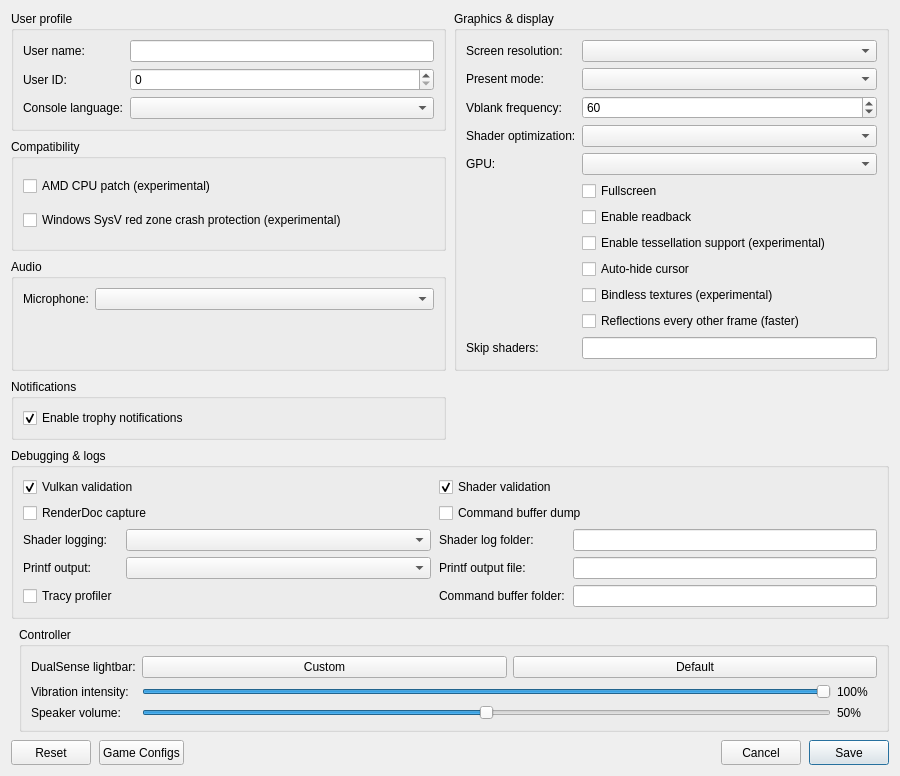
<?xml version="1.0" encoding="UTF-8"?>
<ui version="4.0">
 <class>ConfigurationEditDialog</class>
 <widget class="QDialog" name="ConfigurationEditDialog">
  <property name="geometry">
   <rect>
    <x>0</x>
    <y>0</y>
    <width>900</width>
    <height>620</height>
   </rect>
  </property>
  <property name="windowTitle">
   <string>Settings</string>
  </property>
  <property name="locale">
   <locale language="English" country="UnitedStates"/>
  </property>
  <layout class="QGridLayout" name="gridLayout">
   <property name="horizontalSpacing">
    <number>8</number>
   </property>
   <property name="verticalSpacing">
    <number>8</number>
   </property>
   <item row="0" column="0" colspan="2">
    <layout class="QGridLayout" name="sectionsLayout" columnstretch="1,1">
     <property name="horizontalSpacing">
      <number>8</number>
     </property>
     <property name="verticalSpacing">
      <number>8</number>
     </property>
     <item row="0" column="0">
      <widget class="QGroupBox" name="user_profile_group">
       <property name="title">
        <string>User profile</string>
       </property>
       <layout class="QFormLayout" name="userProfileLayout">
        <property name="fieldGrowthPolicy">
         <enum>QFormLayout::AllNonFixedFieldsGrow</enum>
        </property>
        <item row="0" column="0">
         <widget class="QLabel" name="label_user_name">
          <property name="text"><string>User name:</string></property>
         </widget>
        </item>
        <item row="0" column="1">
         <widget class="MandatoryLineEdit" name="lineEdit_user_name">
          <property name="toolTip"><string>Local user name exposed to games</string></property>
          <property name="clearButtonEnabled"><bool>true</bool></property>
         </widget>
        </item>
        <item row="1" column="0">
         <widget class="QLabel" name="label_user_id">
          <property name="text"><string>User ID:</string></property>
         </widget>
        </item>
        <item row="1" column="1">
         <widget class="QSpinBox" name="spinBox_user_id">
          <property name="toolTip"><string>Local user ID exposed to games</string></property>
          <property name="maximum"><number>2147483647</number></property>
         </widget>
        </item>
        <item row="2" column="0">
         <widget class="QLabel" name="label_console_language">
          <property name="text"><string>Console language:</string></property>
         </widget>
        </item>
        <item row="2" column="1">
         <widget class="QComboBox" name="comboBox_console_language">
          <property name="toolTip"><string>Language</string></property>
         </widget>
        </item>
       </layout>
      </widget>
     </item>
     <item row="2" column="0">
      <widget class="QGroupBox" name="audio_group">
       <property name="title"><string>Audio</string></property>
       <layout class="QFormLayout" name="audioLayout">
        <property name="fieldGrowthPolicy">
         <enum>QFormLayout::AllNonFixedFieldsGrow</enum>
        </property>
        <item row="0" column="0">
         <widget class="QLabel" name="label_audio_input_device">
          <property name="text"><string>Microphone:</string></property>
         </widget>
        </item>
        <item row="0" column="1">
         <widget class="QComboBox" name="comboBox_audio_input_device"/>
        </item>
       </layout>
      </widget>
     </item>
     <item row="0" column="1" rowspan="3">
      <widget class="QGroupBox" name="graphics_group">
       <property name="title">
        <string>Graphics &amp;&amp; display</string>
       </property>
       <layout class="QFormLayout" name="graphicsLayout">
        <property name="fieldGrowthPolicy">
         <enum>QFormLayout::AllNonFixedFieldsGrow</enum>
        </property>
        <item row="0" column="0">
         <widget class="QLabel" name="label_screen_resolution">
          <property name="text"><string>Screen resolution:</string></property>
         </widget>
        </item>
        <item row="0" column="1">
         <widget class="QComboBox" name="comboBox_screen_resolution">
          <property name="toolTip"><string>Window resolution</string></property>
         </widget>
        </item>
        <item row="1" column="0">
         <widget class="QLabel" name="label_present_mode">
          <property name="text"><string>Present mode:</string></property>
         </widget>
        </item>
        <item row="1" column="1">
         <widget class="QComboBox" name="comboBox_present_mode">
          <property name="toolTip"><string>Vulkan swapchain presentation mode</string></property>
         </widget>
        </item>
        <item row="2" column="0">
         <widget class="QLabel" name="label_vblank_frequency">
          <property name="text"><string>Vblank frequency:</string></property>
         </widget>
        </item>
        <item row="2" column="1">
         <widget class="QSpinBox" name="spinBox_vblank_frequency">
          <property name="toolTip"><string>Virtual display refresh rate used for frame pacing</string></property>
          <property name="minimum"><number>30</number></property>
          <property name="maximum"><number>360</number></property>
          <property name="value"><number>60</number></property>
         </widget>
        </item>
        <item row="3" column="0">
         <widget class="QLabel" name="label_shader_optimization">
          <property name="text"><string>Shader optimization:</string></property>
         </widget>
        </item>
        <item row="3" column="1">
         <widget class="QComboBox" name="comboBox_shader_optimization_type">
          <property name="toolTip"><string>Optimize shaders for code size or performance</string></property>
         </widget>
        </item>
        <item row="4" column="0">
         <widget class="QLabel" name="label_gpu">
          <property name="text"><string>GPU:</string></property>
         </widget>
        </item>
        <item row="4" column="1">
         <widget class="QComboBox" name="comboBox_gpu">
          <property name="toolTip"><string>Graphics device used by the emulator</string></property>
         </widget>
        </item>
        <item row="5" column="1">
         <widget class="QCheckBox" name="checkBox_fullscreen">
          <property name="toolTip"><string>Run in borderless desktop fullscreen</string></property>
          <property name="text"><string>Fullscreen</string></property>
         </widget>
        </item>
        <item row="6" column="1">
         <widget class="QCheckBox" name="checkBox_readback">
          <property name="toolTip"><string>Read back writable linear images</string></property>
          <property name="text"><string>Enable readback</string></property>
         </widget>
        </item>
        <item row="7" column="1">
         <widget class="QCheckBox" name="checkBox_tessellation">
          <property name="toolTip"><string>Draw tessellated geometry. Disabled by default; unsupported tessellation may cause crashes.</string></property>
          <property name="text"><string>Enable tessellation support (experimental)</string></property>
         </widget>
        </item>
        <item row="8" column="1">
         <widget class="QCheckBox" name="checkBox_hide_cursor">
          <property name="toolTip"><string>Hide the host cursor after 2 seconds without mouse activity</string></property>
          <property name="text"><string>Auto-hide cursor</string></property>
         </widget>
        </item>
        <item row="9" column="1">
         <widget class="QCheckBox" name="checkBox_bindless">
          <property name="toolTip"><string>Sample heap-indexed textures through bindless descriptor arrays instead of enumerating them per draw.</string></property>
          <property name="text"><string>Bindless textures (experimental)</string></property>
         </widget>
        </item>
        <item row="10" column="1">
         <widget class="QCheckBox" name="checkBox_reflections_half_rate">
          <property name="toolTip"><string>Redraw the reflection cube maps (the reflections on cars) every other frame instead of every frame. Faster; the reflections lag one frame.</string></property>
          <property name="text"><string>Reflections every other frame (faster)</string></property>
         </widget>
        </item>
        <item row="11" column="0">
         <widget class="QLabel" name="label_skip_shaders">
          <property name="text"><string>Skip shaders:</string></property>
         </widget>
        </item>
        <item row="11" column="1">
         <widget class="QLineEdit" name="lineEdit_skip_shaders">
          <property name="toolTip"><string>Guest shader hashes (hex, comma-separated) whose draws and dispatches are left out</string></property>
          <property name="clearButtonEnabled"><bool>true</bool></property>
         </widget>
        </item>
       </layout>
      </widget>
     </item>
     <item row="3" column="0">
      <widget class="QGroupBox" name="notifications_group">
       <property name="title"><string>Notifications</string></property>
       <layout class="QVBoxLayout" name="notificationsLayout">
        <item>
         <widget class="QCheckBox" name="checkBox_trophy_notifications">
          <property name="toolTip"><string>Show trophy unlock notifications and play their sound.
To use your own sound, replace the emulator's assets/sounds/trophy-unlock.wav with a WAV file and restart the game.</string></property>
          <property name="text"><string>Enable trophy notifications</string></property>
          <property name="checked"><bool>true</bool></property>
         </widget>
        </item>
       </layout>
      </widget>
     </item>
     <item row="4" column="0" colspan="2">
      <widget class="QGroupBox" name="debug_group">
       <property name="title">
        <string>Debugging &amp;&amp; logs</string>
       </property>
       <layout class="QGridLayout" name="debugLayout" columnstretch="0,1,0,1">
        <property name="horizontalSpacing"><number>8</number></property>
        <property name="verticalSpacing"><number>6</number></property>
        <item row="0" column="0" colspan="2">
         <widget class="QCheckBox" name="checkBox_vulkan_validation">
          <property name="toolTip"><string>Enable Vulkan validation layers</string></property>
          <property name="text"><string>Vulkan validation</string></property>
          <property name="checked"><bool>true</bool></property>
         </widget>
        </item>
        <item row="0" column="2" colspan="2">
         <widget class="QCheckBox" name="checkBox_shader_validation">
          <property name="toolTip"><string>Validate SPIR-V binary</string></property>
          <property name="text"><string>Shader validation</string></property>
          <property name="checked"><bool>true</bool></property>
         </widget>
        </item>
        <item row="1" column="0" colspan="2">
         <widget class="QCheckBox" name="checkBox_renderdoc_capture">
          <property name="toolTip"><string>Enable RenderDoc capture</string></property>
          <property name="text"><string>RenderDoc capture</string></property>
         </widget>
        </item>
        <item row="1" column="2" colspan="2">
         <widget class="QCheckBox" name="checkBox_cmd_dump">
          <property name="toolTip"><string>Dump command buffers</string></property>
          <property name="text"><string>Command buffer dump</string></property>
         </widget>
        </item>
        <item row="2" column="0">
         <widget class="QLabel" name="label_shader_log_direction">
          <property name="text"><string>Shader logging:</string></property>
         </widget>
        </item>
        <item row="2" column="1">
         <widget class="QComboBox" name="comboBox_shader_log_direction">
          <property name="toolTip"><string>Dump shaders to file or console window. If enabled may decrease emulator performance</string></property>
         </widget>
        </item>
        <item row="2" column="2">
         <widget class="QLabel" name="label_shader_log_folder">
          <property name="text"><string>Shader log folder:</string></property>
         </widget>
        </item>
        <item row="2" column="3">
         <widget class="MandatoryLineEdit" name="lineEdit_shader_log_folder">
          <property name="toolTip"><string>Specify directory to dump shaders</string></property>
          <property name="clearButtonEnabled"><bool>true</bool></property>
         </widget>
        </item>
        <item row="3" column="0">
         <widget class="QLabel" name="label_printf_direction">
          <property name="text"><string>Printf output:</string></property>
         </widget>
        </item>
        <item row="3" column="1">
         <widget class="QComboBox" name="comboBox_printf_direction">
          <property name="toolTip"><string>Print logs to file or console window. If enabled may decrease emulator performance</string></property>
         </widget>
        </item>
        <item row="3" column="2">
         <widget class="QLabel" name="label_printf_file">
          <property name="text"><string>Printf output file:</string></property>
         </widget>
        </item>
        <item row="3" column="3">
         <widget class="MandatoryLineEdit" name="lineEdit_printf_file">
          <property name="toolTip"><string>Specify file to dump logs</string></property>
          <property name="clearButtonEnabled"><bool>true</bool></property>
         </widget>
        </item>
        <item row="4" column="0">
         <widget class="QCheckBox" name="checkBox_profiler">
          <property name="toolTip"><string>Enable the Tracy profiler. Profiling may decrease emulator performance</string></property>
          <property name="text"><string>Tracy profiler</string></property>
         </widget>
        </item>
        <item row="4" column="2">
         <widget class="QLabel" name="label_cmd_dump_folder">
          <property name="text"><string>Command buffer folder:</string></property>
         </widget>
        </item>
        <item row="4" column="3">
         <widget class="MandatoryLineEdit" name="lineEdit_cmd_dump_folder">
          <property name="toolTip"><string>Specify directory to dump command buffers</string></property>
          <property name="clearButtonEnabled"><bool>true</bool></property>
         </widget>
        </item>
       </layout>
      </widget>
     </item>
     <item row="1" column="0">
      <widget class="QGroupBox" name="compatibility_group">
       <property name="title">
        <string>Compatibility</string>
       </property>
       <layout class="QVBoxLayout" name="compatibilityLayout">
        <item>
         <widget class="QCheckBox" name="checkBox_amd_cpu">
          <property name="toolTip"><string>Patch CPU instructions that differ between AMD and the host CPU.</string></property>
          <property name="text"><string>AMD CPU patch (experimental)</string></property>
         </widget>
        </item>
        <item>
         <widget class="QCheckBox" name="checkBox_red_zone_protection">
          <property name="toolTip"><string>Helps prevent crashes in some games on Windows</string></property>
          <property name="text"><string>Windows SysV red zone crash protection (experimental)</string></property>
         </widget>
        </item>
       </layout>
      </widget>
     </item>
    </layout>
   </item>
   <item row="1" column="1">
    <widget class="QGroupBox" name="controller_group">
     <property name="title"><string>Controller</string></property>
     <layout class="QFormLayout" name="controllerLayout">
      <property name="fieldGrowthPolicy"><enum>QFormLayout::AllNonFixedFieldsGrow</enum></property>
      <item row="0" column="0">
       <widget class="QLabel" name="label_controller_color">
        <property name="text"><string>DualSense lightbar:</string></property>
       </widget>
      </item>
      <item row="0" column="1">
       <layout class="QHBoxLayout" name="controllerColorLayout">
        <item>
         <widget class="QPushButton" name="button_controller_color">
          <property name="toolTip"><string>Choose and preview a fixed LED color. Bluetooth DualSense may take several seconds to update.</string></property>
          <property name="text"><string>Custom</string></property>
         </widget>
        </item>
        <item>
         <widget class="QPushButton" name="button_controller_color_reset">
          <property name="toolTip"><string>Let the game control the lightbar</string></property>
          <property name="text"><string>Default</string></property>
         </widget>
        </item>
       </layout>
      </item>
      <item row="1" column="0">
       <widget class="QLabel" name="label_controller_vibration">
        <property name="text"><string>Vibration intensity:</string></property>
       </widget>
      </item>
      <item row="1" column="1">
       <layout class="QHBoxLayout" name="controllerVibrationLayout">
        <item>
         <widget class="QSlider" name="slider_controller_vibration">
          <property name="toolTip"><string>Scale DualSense vibration over USB and Bluetooth</string></property>
          <property name="maximum"><number>100</number></property>
          <property name="value"><number>100</number></property>
          <property name="orientation"><enum>Qt::Horizontal</enum></property>
         </widget>
        </item>
        <item>
         <widget class="QLabel" name="label_controller_vibration_value">
          <property name="minimumSize"><size><width>40</width><height>0</height></size></property>
          <property name="text"><string>100%</string></property>
         </widget>
        </item>
       </layout>
      </item>
      <item row="2" column="0">
       <widget class="QLabel" name="label_controller_volume">
        <property name="text"><string>Speaker volume:</string></property>
       </widget>
      </item>
      <item row="2" column="1">
       <layout class="QHBoxLayout" name="controllerVolumeLayout">
        <item>
         <widget class="QSlider" name="slider_controller_volume">
          <property name="toolTip"><string>Scale the DualSense speaker over USB and Bluetooth. 50% is the previous default; 100% adds 6 dB of gain.</string></property>
          <property name="maximum"><number>100</number></property>
          <property name="value"><number>50</number></property>
          <property name="orientation"><enum>Qt::Horizontal</enum></property>
         </widget>
        </item>
        <item>
         <widget class="QLabel" name="label_controller_volume_value">
          <property name="minimumSize"><size><width>40</width><height>0</height></size></property>
          <property name="text"><string>50%</string></property>
         </widget>
        </item>
       </layout>
      </item>
     </layout>
    </widget>
   </item>
   <item row="2" column="0" colspan="2">
    <layout class="QHBoxLayout" name="buttonLayout">
     <item>
     <widget class="QPushButton" name="clear_button">
       <property name="minimumSize"><size><width>80</width><height>25</height></size></property>
       <property name="text"><string>Reset</string></property>
       <property name="toolTip"><string>Restore default settings</string></property>
      </widget>
     </item>
     <item>
      <widget class="QPushButton" name="settings_button">
       <property name="minimumSize"><size><width>80</width><height>25</height></size></property>
       <property name="text"><string>Game Configs</string></property>
       <property name="toolTip"><string>Import or export game configs</string></property>
      </widget>
     </item>
     <item>
      <spacer name="buttonSpacer">
       <property name="orientation"><enum>Qt::Horizontal</enum></property>
       <property name="sizeHint" stdset="0"><size><width>40</width><height>20</height></size></property>
      </spacer>
     </item>
     <item>
      <widget class="QPushButton" name="cancel_button">
       <property name="minimumSize"><size><width>80</width><height>25</height></size></property>
       <property name="text"><string>Cancel</string></property>
      </widget>
     </item>
     <item>
      <widget class="QPushButton" name="ok_button">
       <property name="minimumSize"><size><width>80</width><height>25</height></size></property>
       <property name="text"><string>Save</string></property>
       <property name="default"><bool>true</bool></property>
      </widget>
     </item>
    </layout>
   </item>
  </layout>
 </widget>
 <customwidgets>
  <customwidget>
   <class>MandatoryLineEdit</class>
   <extends>QLineEdit</extends>
   <header>mandatoryLineEdit.h</header>
  </customwidget>
 </customwidgets>
 <resources/>
</ui>
